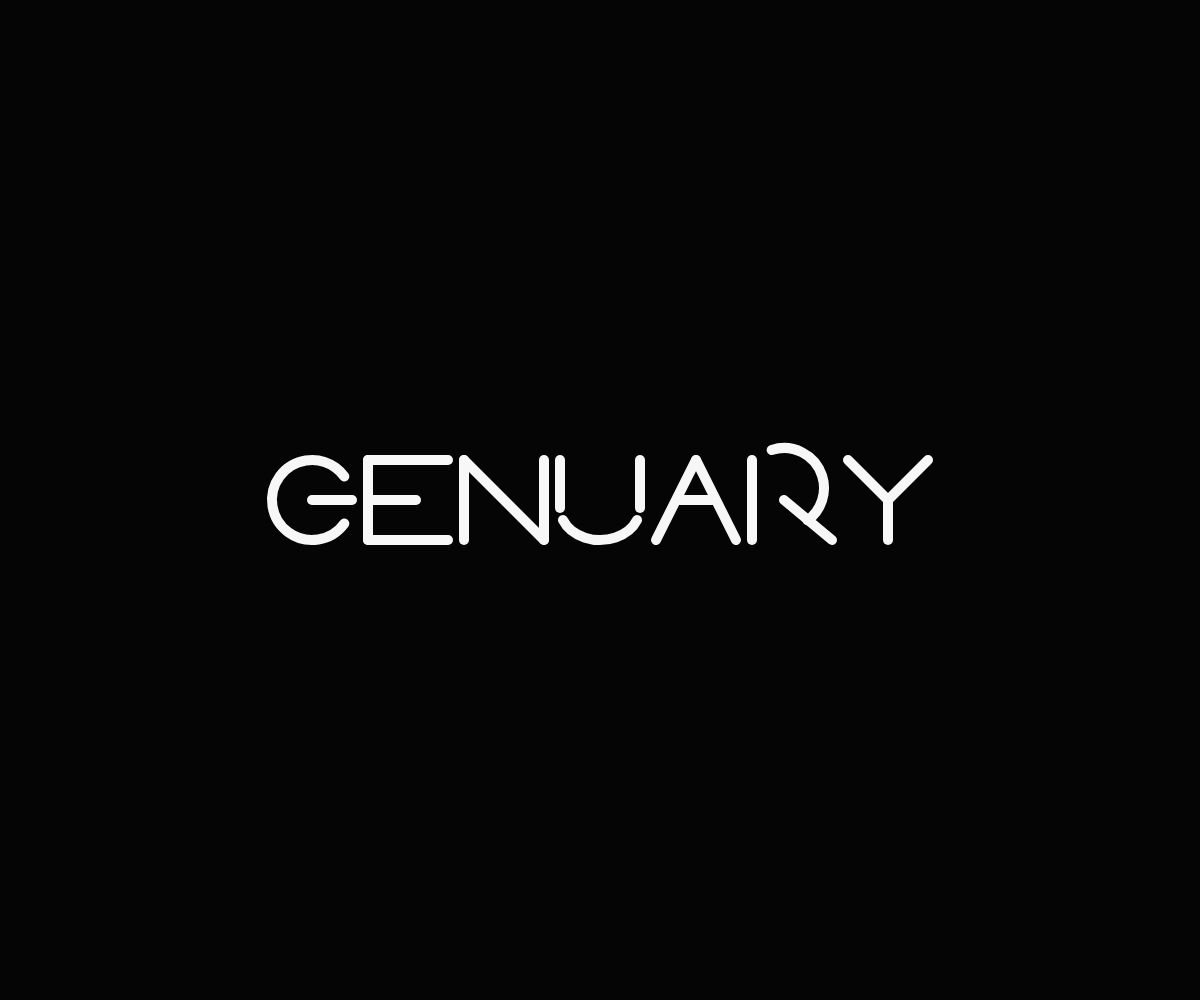
Frame 1 (no input)
Frame 2 (the mouse pressed at the canvas centre, redrawn once): identical to frame 1, image omitted

The p5.js sketch that drew this single still picture (run headless with seeded random() and noise() and a simulated clock; the mouse was pressed at the canvas centre and the sketch redrawn once):

// p5.js sketch
// ── sketch.js
const LETTERS = 'GENUARY'.split('');

function setup() {
  createCanvas(windowWidth, windowHeight);
  noLoop();
  stroke('#f7f7f7');
  strokeWeight(10);
  noFill();
}

function draw() {
  background('#050505');
  const size = min(width, height) * 0.08;
  const spacing = size * 1.2;
  translate(width * 0.5 - (LETTERS.length - 1) * spacing * 0.5, height * 0.5);
  for (let i = 0; i < LETTERS.length; i++) {
    push();
    translate(i * spacing, 0);
    drawLetter(LETTERS[i], size);
    pop();
  }
}

function drawLetter(letter, s) {
  const h = s * 0.5;
  switch (letter) {
    case 'G':
      arc(0, 0, s, s, PI * 0.2, PI * 1.8);
      line(0, 0, h, 0);
      break;
    case 'E':
      line(-h, -h, -h, h);
      line(-h, -h, h, -h);
      line(-h, 0, h * 0.2, 0);
      line(-h, h, h, h);
      break;
    case 'N':
      line(-h, h, -h, -h);
      line(-h, -h, h, h);
      line(h, h, h, -h);
      break;
    case 'U':
      line(-h, -h, -h, h * 0.2);
      arc(0, h * 0.2, s, s * 0.8, PI * 0.1, PI - PI * 0.1);
      line(h, -h, h, h * 0.2);
      break;
    case 'A':
      line(-h, h, 0, -h);
      line(0, -h, h, h);
      line(-h * 0.4, 0, h * 0.4, 0);
      break;
    case 'R':
      line(-h, h, -h, -h);
      arc(-h * 0.2, -h * 0.3, s, s, -PI * 0.6, PI * 0.3);
      line(-h * 0.2, 0, h, h);
      break;
    case 'Y':
      line(0, 0, 0, h);
      line(-h, -h, 0, 0);
      line(0, 0, h, -h);
      break;
  }
}

function windowResized() {
  resizeCanvas(windowWidth, windowHeight);
  redraw();
}
